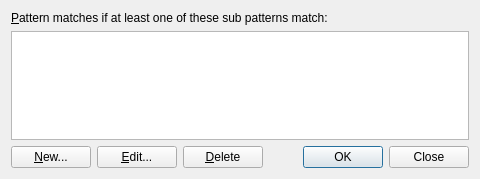
<?xml version="1.0" encoding="UTF-8"?>
<ui version="4.0">
 <class>SmartObjectPatternDialog</class>
 <widget class="QDialog" name="SmartObjectPatternDialog">
  <property name="geometry">
   <rect>
    <x>0</x>
    <y>0</y>
    <width>480</width>
    <height>179</height>
   </rect>
  </property>
  <property name="windowTitle">
   <string>State Pattern</string>
  </property>
  <layout class="QVBoxLayout" name="verticalLayout">
   <item>
    <widget class="QLabel" name="label">
     <property name="text">
      <string>&amp;Pattern matches if at least one of these sub patterns match:</string>
     </property>
     <property name="alignment">
      <set>Qt::AlignLeading|Qt::AlignLeft|Qt::AlignTop</set>
     </property>
     <property name="buddy">
      <cstring>m_wndList</cstring>
     </property>
    </widget>
   </item>
   <item>
    <widget class="QListView" name="m_wndList">
     <property name="editTriggers">
      <set>QAbstractItemView::NoEditTriggers</set>
     </property>
    </widget>
   </item>
   <item>
    <layout class="QHBoxLayout" name="horizontalLayout">
     <item>
      <widget class="QPushButton" name="m_btnNew">
       <property name="text">
        <string>&amp;New...</string>
       </property>
      </widget>
     </item>
     <item>
      <widget class="QPushButton" name="m_btnEdit">
       <property name="text">
        <string>&amp;Edit...</string>
       </property>
      </widget>
     </item>
     <item>
      <widget class="QPushButton" name="m_btnDelete">
       <property name="text">
        <string>&amp;Delete</string>
       </property>
      </widget>
     </item>
     <item>
      <widget class="QDialogButtonBox" name="buttonBox">
       <property name="standardButtons">
        <set>QDialogButtonBox::Close|QDialogButtonBox::Ok</set>
       </property>
      </widget>
     </item>
    </layout>
   </item>
  </layout>
 </widget>
 <resources/>
 <connections>
  <connection>
   <sender>buttonBox</sender>
   <signal>accepted()</signal>
   <receiver>SmartObjectPatternDialog</receiver>
   <slot>accept()</slot>
   <hints>
    <hint type="sourcelabel">
     <x>323</x>
     <y>150</y>
    </hint>
    <hint type="destinationlabel">
     <x>282</x>
     <y>136</y>
    </hint>
   </hints>
  </connection>
  <connection>
   <sender>buttonBox</sender>
   <signal>rejected()</signal>
   <receiver>SmartObjectPatternDialog</receiver>
   <slot>reject()</slot>
   <hints>
    <hint type="sourcelabel">
     <x>367</x>
     <y>150</y>
    </hint>
    <hint type="destinationlabel">
     <x>360</x>
     <y>134</y>
    </hint>
   </hints>
  </connection>
 </connections>
</ui>
